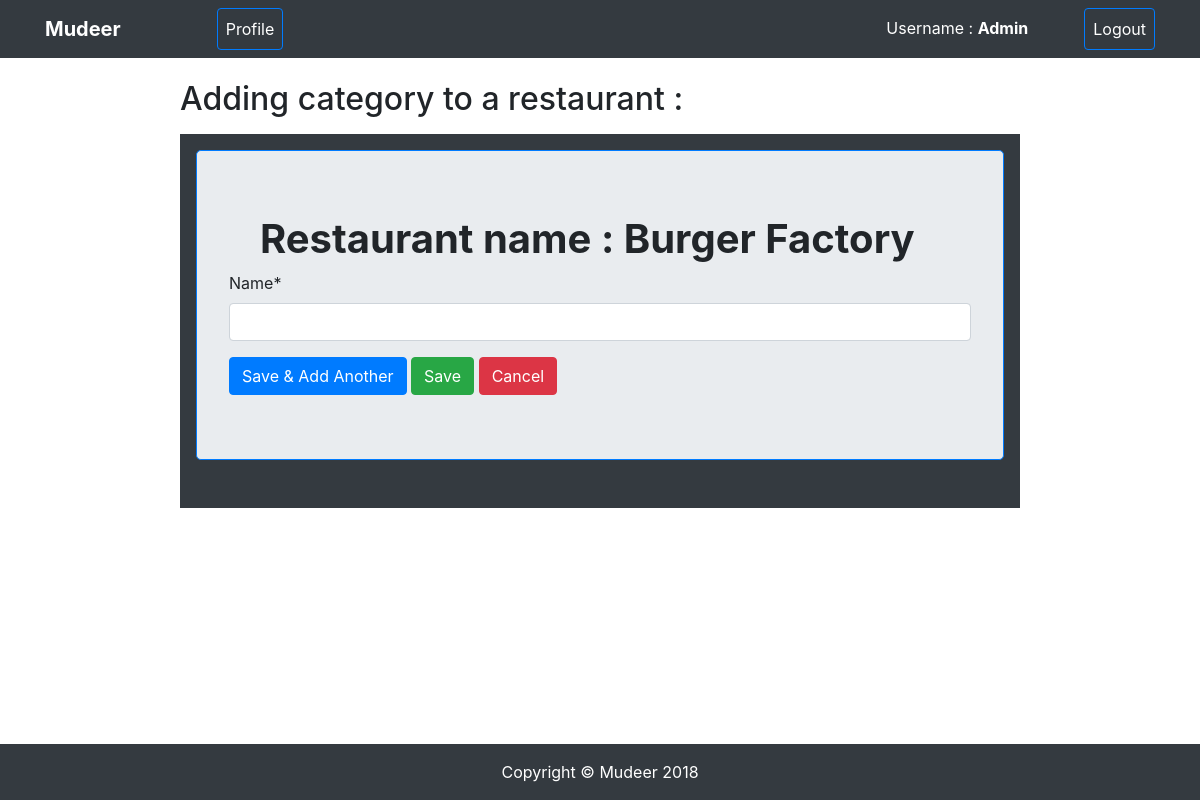
/addCategory/37/ (signed in), run on an earlier commit of the app's database.
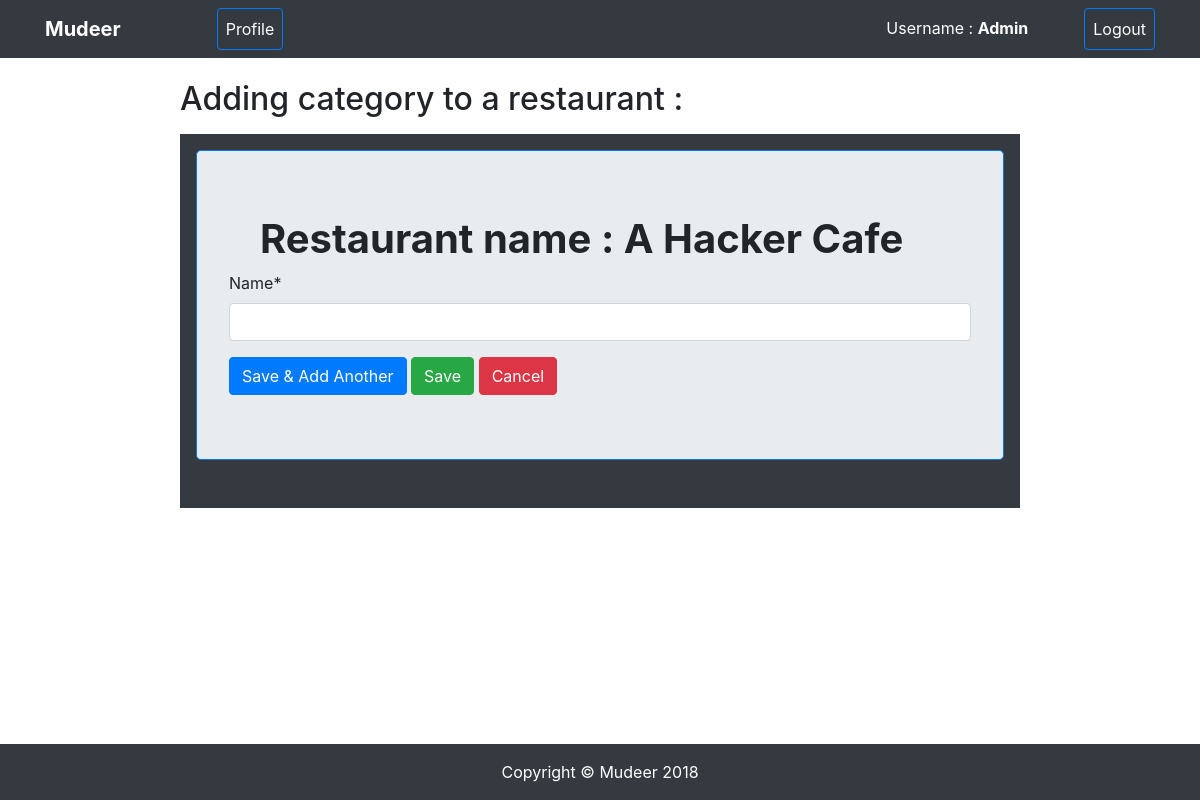
And on a later commit of the database.
### POSsystem/models.py (models this page shows, shortened)
class Restaurant(models.Model):
	name = models.CharField(max_length=25)
	image = models.ImageField()
	owner = models.ForeignKey(User, on_delete=models.CASCADE)
	description = models.TextField()
	established = models.DateField(auto_now_add=True)

### POSsystem/views.py (the view, shortened to what this page needs)
# urls.py: path('addCategory/<int:restaurant_id>/', views.addCategory, name='addCategory'),
def addCategory(request, restaurant_id):
	restaurant_obj = Restaurant.objects.get(id=restaurant_id)
	if not(request.user.is_staff or request.user==restaurant_obj.owner):
		raise Http404("You don't have permission")
	category_form = CategoryForm()
	context = {
		"restaurant_obj": restaurant_obj,
		"category_form": category_form,
	}
	return render(request, 'addCategory.html', context)

### POSsystem/forms.py
class CategoryForm(forms.ModelForm):
	class Meta:
		model = Category
		fields = '__all__'
		exclude =['restaurant']

### POSsystem/templates/addCategory.html (shortened to what this page needs)
{% extends "base.html" %}
{% load crispy_forms_tags %}
{% block content %}
<div class="container">
	<br>
	<h2> Adding category to a restaurant :</h2>
	<div class="col-md-12 bg-dark mt-3 md-3 px-3 p-3">
		<form class="jumbotron border border-primary" action="{% url 'addCategory' restaurant_id=restaurant_obj.id %}" method="POST">
			<div class="col-md-12">
				<h1 class="ml-3"><strong>Restaurant name : {{restaurant_obj.name}}</strong></h1>
			</div>
		{{category_form|crispy}}
		<input type="submit" name="save" value="Save & Add Another" class="btn btn-primary">
		<input type="submit" name="create" value="Save" class="btn btn-success">
		<a href="{% url 'detail' restaurant_obj.id %}" class="btn btn-danger">Cancel</a>
	</form>
</div>
</div>
{% endblock content %}

What changed in the data, as far as the page shows it:
changed Restaurant: name "Burger Factory" → "A Hacker Cafe"
